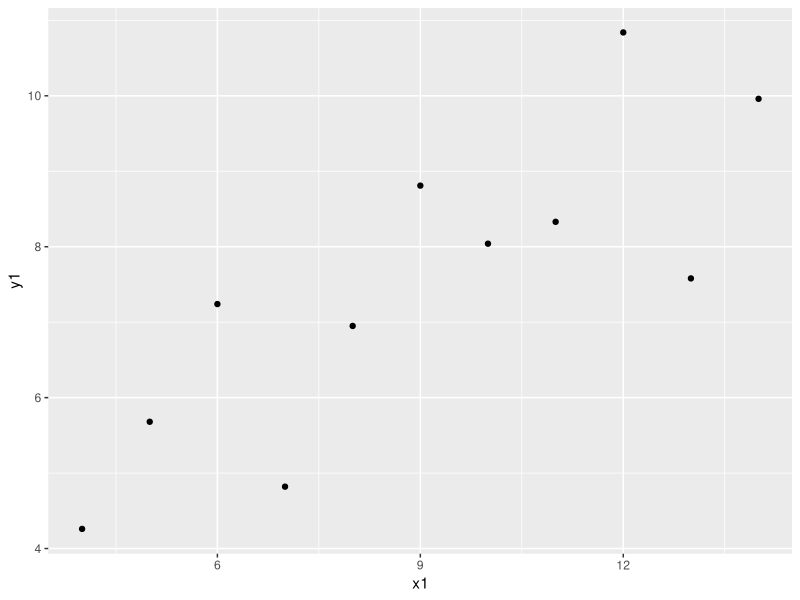
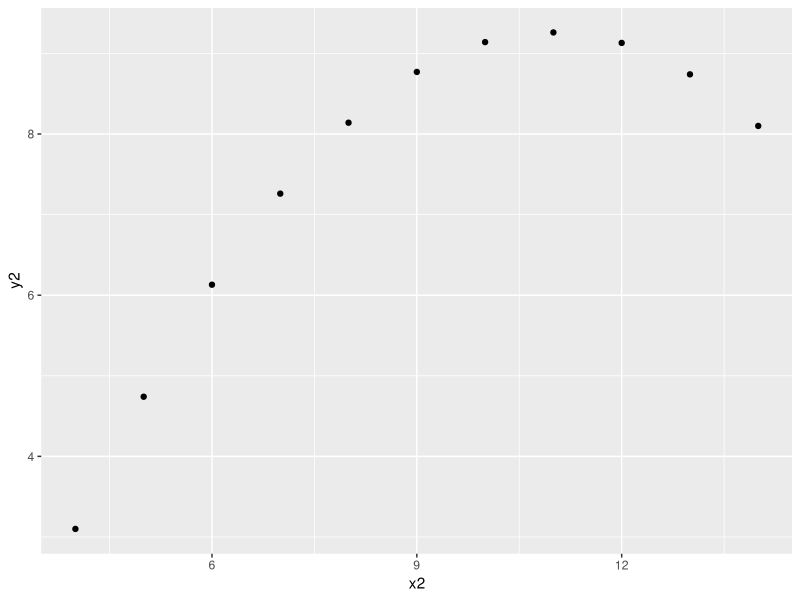
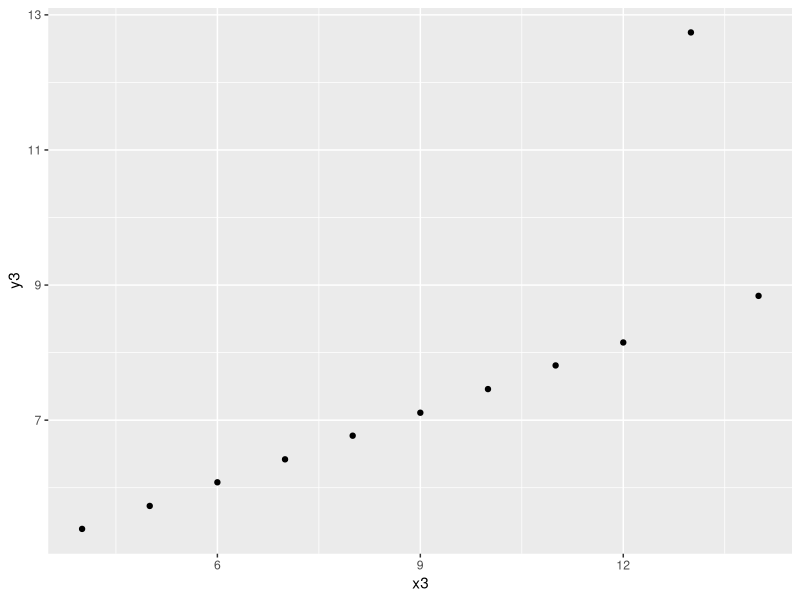
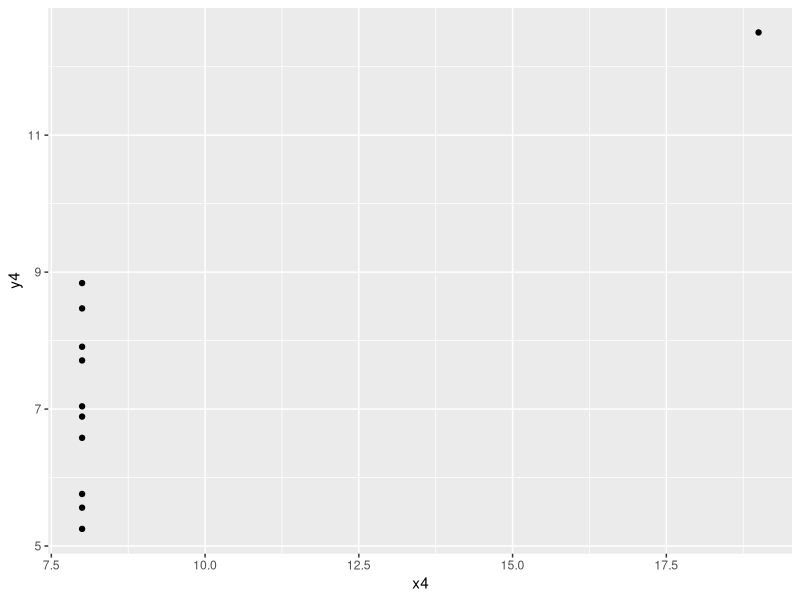

Write R code to recreate these figures, in order.
## ---- chunk 1
knitr::opts_chunk$set(echo = TRUE)
## ---- chunk 2
library(tidyverse) 
## ---- chunk 3
anscombe

summary(anscombe)

## ---- chunk 4
ggplot(data=anscombe)+
  geom_point(mapping=aes(x=x1,y=y1))

ggplot(data=anscombe)+
  geom_point(mapping=aes(x=x2,y=y2))

ggplot(data=anscombe)+
  geom_point(mapping=aes(x=x3,y=y3))

ggplot(data=anscombe)+
  geom_point(mapping=aes(x=x4,y=y4))
